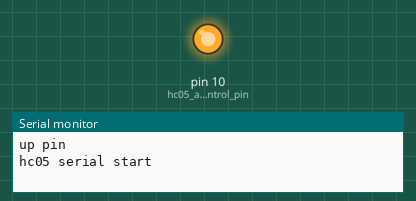
The sketch below on a simulated Arduino Uno, built with avr-gcc and run on an emulated ATmega328P. Shown: output pins drawn as LEDs (lit = HIGH), the last lines printed to the serial monitor. The modem accepts every AT command (registered, SIM ready, sends succeed) and sends nothing else.

Above: at 0.1 s.
At 9.9 s:
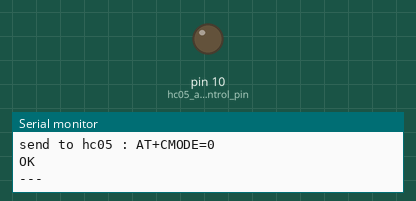
Timing chart, 0 to 11.4 s (numbered marks = the images above):
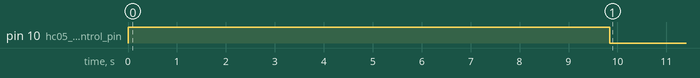

The sketch:

test_de_setup1.ino
```cpp
//MAITRE
#include <SoftwareSerial.h>

// Pins pour SoftwareSerial (RX, TX)
const int hc05_rx_pin = 2; // Connecté au TX du HC-05
const int hc05_tx_pin = 3; // Connecté au RX du HC-05

// Contrôle du mode AT du HC-05
const int hc05_at_control_pin = 10;

SoftwareSerial hc05(hc05_rx_pin, hc05_tx_pin); // RX, TX

void setup() {
  // Initialiser les ports série pour la communication avec le HC-05 et le débogage
  Serial.begin(9600); // Pour le débogage

  Serial.println("up pin");
  // Configurer le pin de contrôle HC-05
  pinMode(hc05_at_control_pin, OUTPUT);
  digitalWrite(hc05_at_control_pin, HIGH); // Activer le mode AT

  Serial.println("hc05 serial start");
  hc05.begin(38400);  // Vitesse en bauds pour la communication avec le HC-05

  // Attendre que le module HC-05 soit prêt
  delay(1000);

  // Envoyer les commandes AT pour la configuration
  sendATCommand("AT");
  sendATCommand("AT+ORGL");
  sendATCommand("AT+IAC?");

  sendATCommand("AT+NAME=MAITRE");
  sendATCommand("AT+NAME?");

  sendATCommand("AT+PSWD=1234");

  sendATCommand("AT+RMAAD");
  sendATCommand("AT+ROLE=1");
  sendATCommand("AT+UART=38400,0,0");
  // Remplacez par l'adresse module esclave IDUINO 98d3:51:fe0b54   111330 98d3:31:f61b53 38400 98d3:32:70f6c1
  sendATCommand("AT+BIND=98d3,51,fe0b54"); //IDUINO 98d3:51:fe0b54
  //sendATCommand("AT+BIND=98d3,31,f61b53"); //111330 98d3:31:f61b53
  //sendATCommand("AT+BIND=98d3,32,70f6c1"); //38400 98d3:32:70f6c1

  sendATCommand("AT+CMODE=0");

  //sendATCommand("AT+INIT");
  //AT+INIT mode qui permet l'appairage
  //AT+INQ" pour détecter l'Esclave

  // Désactiver le mode AT
  digitalWrite(hc05_at_control_pin, LOW);
  delay(1000); // Petite pause après désactivation du mode AT
  sendATCommand("AT+RESET");

  // Attendre que le module redémarre
  delay(2000);

  // Envoyer un message de test à l'esclave
  //hc05.println("test"); // Envoyer "test" au module HC-05 esclave
  Serial.println("end setup");
}

void loop() {
  delay(10000);
  Serial.print("A");
  hc05.println("A");
}

void sendATCommand(const String& command) {
  Serial.println("send to hc05 : " + command);
  hc05.println(command); // Envoyer la commande AT
  delay(800); // Attendre un peu pour la réponse

  // Lire et afficher la réponse
  while (hc05.available()) {
    char c = hc05.read();
    Serial.write(c);
  }
  Serial.println("---");
}
```
